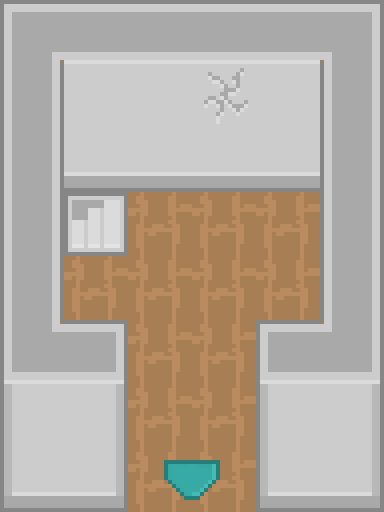

The image is a tile-based game level rendered from a .tmx file. Its description and complete source (layers, tilesets, objects, tile grids) follow:
An orthogonal 6x8 tile map with 64x64 px tiles, 4 tile layers (Ground Terrain, Ground Overlay, Deco0, Above0), 4 hidden layers not drawn.

<map version="1.4" tiledversion="1.4.1" orientation="orthogonal" renderorder="right-down" width="6" height="8" tilewidth="64" tileheight="64" infinite="0" backgroundcolor="#000000" nextlayerid="10" nextobjectid="1">
 <editorsettings>
  <export target="Secret Base.json" format="json" />
 </editorsettings>
 <tileset firstgid="1" source="roguelikeSheet.tsx" />
 <layer id="4" name="Ground Terrain" width="6" height="8">
  <data encoding="csv">
0,0,0,0,0,0,
0,0,0,0,0,0,
0,0,0,0,0,0,
0,1571,437,437,437,0,
0,437,437,437,437,0,
0,0,437,437,0,0,
0,0,437,437,0,0,
0,0,437,437,0,0
</data>
 </layer>
 <layer id="3" name="Ground Overlay" width="6" height="8">
  <data encoding="csv">
0,0,0,0,0,0,
0,0,0,0,0,0,
0,0,0,0,0,0,
0,0,0,0,0,0,
0,0,0,0,0,0,
0,0,0,0,0,0,
0,0,0,0,0,0,
0,0,0,0,0,0
</data>
 </layer>
 <layer id="5" name="Deco0" width="6" height="8">
  <data encoding="csv">
0,0,0,0,0,0,
0,1316,1316,1661,1316,0,
0,1311,1311,1311,1311,0,
0,0,0,0,0,0,
0,0,0,0,0,0,
0,0,0,0,0,0,
0,0,0,0,0,0,
0,0,2559,2560,0,0
</data>
 </layer>
 <layer id="2" name="Above0" width="6" height="8">
  <data encoding="csv">
1056,1054,1054,1054,1054,1057,
1141,0,0,0,0,1141,
1141,0,0,0,0,1141,
1141,0,0,0,0,1141,
1141,0,0,0,0,1141,
1142,1055,0,0,1053,1143,
1315,1317,0,0,1315,1317,
1312,1314,0,0,1312,1314
</data>
 </layer>
 <layer id="6" name="Collision" width="6" height="8" visible="0">
  <data encoding="csv">
0,0,0,0,0,0,
0,0,0,0,0,0,
2122,2122,2122,2122,2122,2122,
2122,1864,0,0,0,2122,
2122,0,0,0,0,2122,
2122,2123,0,0,2123,2122,
0,2122,0,0,2122,0,
0,2122,0,0,2122,0
</data>
 </layer>
 <layer id="8" name="Spawners" width="6" height="8" visible="0">
  <data encoding="csv">
0,0,0,0,0,0,
0,0,0,0,0,0,
0,0,0,0,0,0,
0,0,0,0,0,0,
0,0,0,0,0,0,
0,0,0,0,0,0,
0,0,0,0,0,0,
0,0,0,0,0,0
</data>
 </layer>
 <layer id="7" name="River:2816:1760:down:" width="6" height="8" visible="0">
  <data encoding="csv">
0,0,0,0,0,0,
0,0,0,0,0,0,
0,0,0,0,0,0,
0,0,0,0,0,0,
0,0,0,0,0,0,
0,0,0,0,0,0,
0,0,0,0,0,0,
0,0,2036,2036,0,0
</data>
 </layer>
 <layer id="9" name="Secret Base Basement:1184:224:left:qsecret:" width="6" height="8" visible="0">
  <data encoding="csv">
0,0,0,0,0,0,
0,0,0,0,0,0,
0,0,0,0,0,0,
0,2036,0,0,0,0,
0,0,0,0,0,0,
0,0,0,0,0,0,
0,0,0,0,0,0,
0,0,0,0,0,0
</data>
 </layer>
</map>
